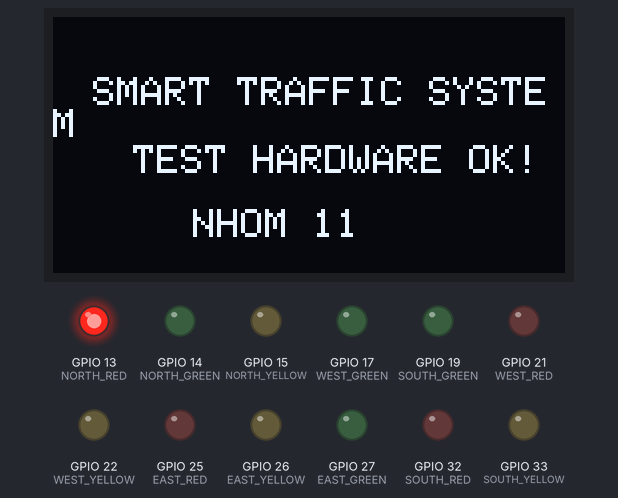
Simulated run of this sketch. Board: ESP32. On the bench: 128×64 one-colour display, output pins drawn as LEDs (lit = HIGH). What the sketch prints to the serial monitor is not drawn.

Above: at 0.1 s.
At 1.9 s:
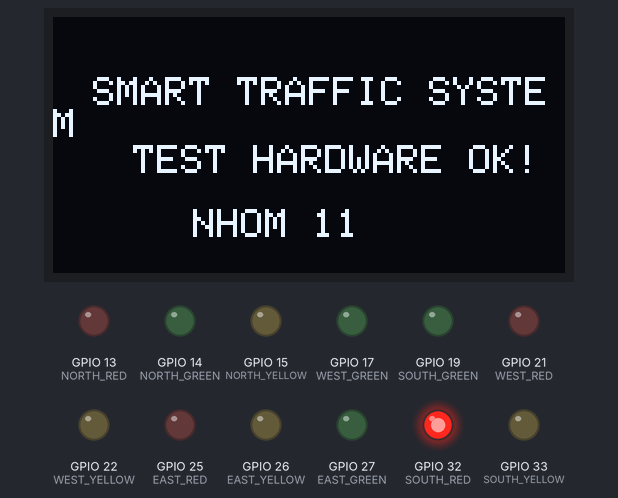
At 3.7 s:
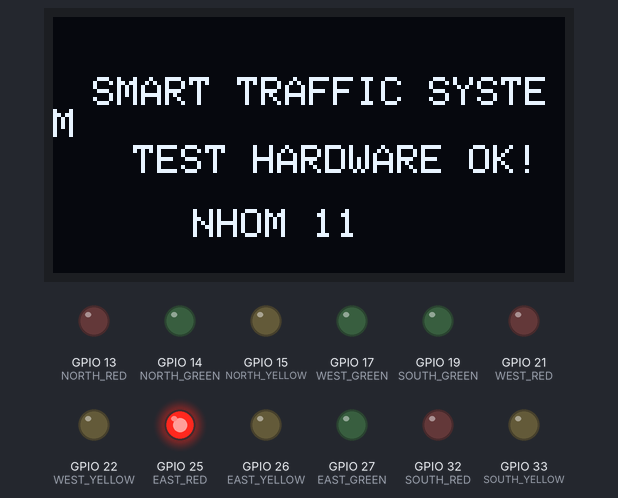
At 5.5 s:
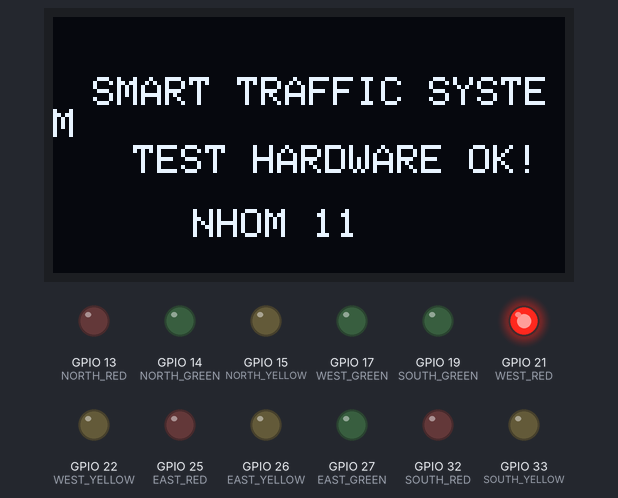
At 7.3 s:
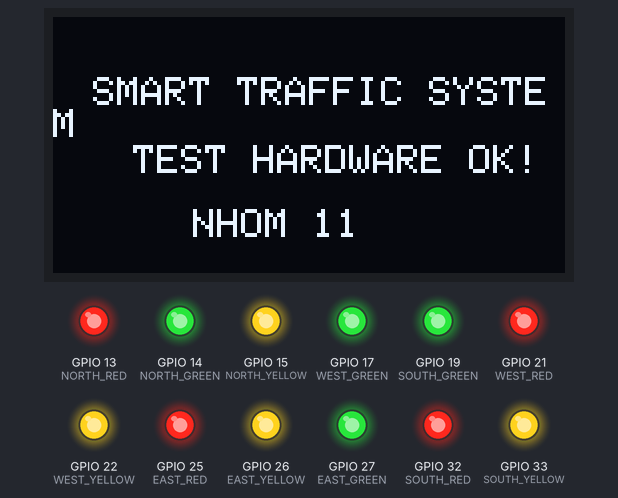
At 9.3 s:
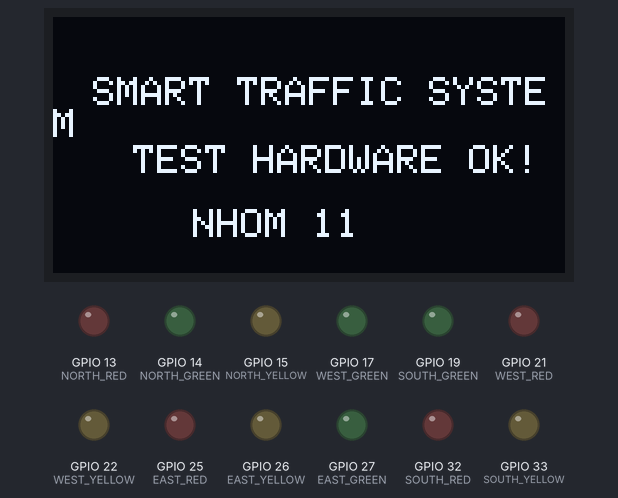
Timing chart, 0 to 40.0 s (numbered marks = the images above):
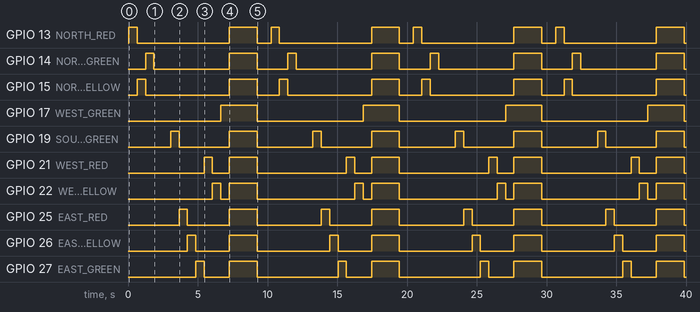

Measured:
- by itself, GPIO 13 (NORTH_RED): repeats every 10.2 s: LOW 6.6 s, HIGH 2.0 s, LOW 1.0 s, HIGH 0.60 s
- by itself, GPIO 14 (NORTH_GREEN): repeats every 10.2 s: LOW 5.4 s, HIGH 2.0 s, LOW 2.2 s, HIGH 0.60 s
- by itself, GPIO 15 (NORTH_YELLOW): repeats every 10.2 s: LOW 6.0 s, HIGH 2.0 s, LOW 1.6 s, HIGH 0.60 s
- by itself, GPIO 17 (WEST_GREEN): alternates HIGH for 2.6 s and LOW for 7.6 s
- by itself, GPIO 19 (SOUTH_GREEN): repeats every 10.2 s: LOW 3.6 s, HIGH 2.0 s, LOW 4.0 s, HIGH 0.60 s
- by itself, GPIO 21 (WEST_RED): repeats every 10.2 s: LOW 1.2 s, HIGH 2.0 s, LOW 6.4 s, HIGH 0.60 s
- by itself, GPIO 22 (WEST_YELLOW): repeats every 10.2 s: LOW 0.60 s, HIGH 2.0 s, LOW 7.0 s, HIGH 0.60 s
- by itself, GPIO 25 (EAST_RED): repeats every 10.2 s: LOW 3.0 s, HIGH 2.0 s, LOW 4.6 s, HIGH 0.60 s

The sketch:

test_all_hardware.ino
```cpp
/*
 * TEST TOÀN BỘ PHẦN CỨNG (4 CỤM ĐÈN + OLED SPI) - NHÓM 11
 * Mục đích: Kiểm tra từng bóng LED và màn hình OLED để đảm bảo cắm đúng 100%.
 */

#include <SPI.h>
#include <Wire.h>
#include <Adafruit_GFX.h>
#include <Adafruit_SSD1306.h>

// --- CẤU HÌNH OLED SPI ---
#define SCREEN_WIDTH 128
#define SCREEN_HEIGHT 64
#define OLED_MOSI   23  // D1
#define OLED_CLK    18  // D0
#define OLED_DC     16  // DC
#define OLED_CS      5  // CS
#define OLED_RESET   4  // RES

Adafruit_SSD1306 display(SCREEN_WIDTH, SCREEN_HEIGHT, OLED_MOSI, OLED_CLK, OLED_DC, OLED_RESET, OLED_CS);

// --- CHÂN 4 CỤM ĐÈN ---
#define NORTH_RED     13
#define NORTH_YELLOW  15
#define NORTH_GREEN   14

#define SOUTH_RED     32
#define SOUTH_YELLOW  33
#define SOUTH_GREEN   19

#define EAST_RED      25
#define EAST_YELLOW   26
#define EAST_GREEN    27

#define WEST_RED      21
#define WEST_YELLOW   22
#define WEST_GREEN    17

void tatHet() {
  digitalWrite(NORTH_RED, LOW); digitalWrite(NORTH_YELLOW, LOW); digitalWrite(NORTH_GREEN, LOW);
  digitalWrite(SOUTH_RED, LOW); digitalWrite(SOUTH_YELLOW, LOW); digitalWrite(SOUTH_GREEN, LOW);
  digitalWrite(EAST_RED, LOW);  digitalWrite(EAST_YELLOW, LOW);  digitalWrite(EAST_GREEN, LOW);
  digitalWrite(WEST_RED, LOW);  digitalWrite(WEST_YELLOW, LOW);  digitalWrite(WEST_GREEN, LOW);
}

void setup() {
  Serial.begin(115200);
  Serial.println("=== BAT DAU TEST PHAN CUNG ===");

  pinMode(NORTH_RED, OUTPUT); pinMode(NORTH_YELLOW, OUTPUT); pinMode(NORTH_GREEN, OUTPUT);
  pinMode(SOUTH_RED, OUTPUT); pinMode(SOUTH_YELLOW, OUTPUT); pinMode(SOUTH_GREEN, OUTPUT);
  pinMode(EAST_RED, OUTPUT);  pinMode(EAST_YELLOW, OUTPUT);  pinMode(EAST_GREEN, OUTPUT);
  pinMode(WEST_RED, OUTPUT);  pinMode(WEST_YELLOW, OUTPUT);  pinMode(WEST_GREEN, OUTPUT);

  tatHet();

  // Test OLED
  if (display.begin(SSD1306_SWITCHCAPVCC)) {
    display.clearDisplay();
    display.setTextColor(SSD1306_WHITE);
    display.setTextSize(1);
    display.setCursor(10, 15);
    display.println(F("SMART TRAFFIC SYSTEM"));
    display.setCursor(20, 32);
    display.println(F("TEST HARDWARE OK!"));
    display.setCursor(35, 48);
    display.println(F("NHOM 11"));
    display.display();
  }
}

void loop() {
  // 1. Test lần lượt từng hướng
  Serial.println("1. Test Cum BAC: Do -> Vang -> Xanh");
  tatHet(); digitalWrite(NORTH_RED, HIGH); delay(600);
  tatHet(); digitalWrite(NORTH_YELLOW, HIGH); delay(600);
  tatHet(); digitalWrite(NORTH_GREEN, HIGH); delay(600);

  Serial.println("2. Test Cum NAM: Do -> Vang -> Xanh");
  tatHet(); digitalWrite(SOUTH_RED, HIGH); delay(600);
  tatHet(); digitalWrite(SOUTH_YELLOW, HIGH); delay(600);
  tatHet(); digitalWrite(SOUTH_GREEN, HIGH); delay(600);

  Serial.println("3. Test Cum DONG: Do -> Vang -> Xanh");
  tatHet(); digitalWrite(EAST_RED, HIGH); delay(600);
  tatHet(); digitalWrite(EAST_YELLOW, HIGH); delay(600);
  tatHet(); digitalWrite(EAST_GREEN, HIGH); delay(600);

  Serial.println("4. Test Cum TAY: Do -> Vang -> Xanh");
  tatHet(); digitalWrite(WEST_RED, HIGH); delay(600);
  tatHet(); digitalWrite(WEST_YELLOW, HIGH); delay(600);
  tatHet(); digitalWrite(WEST_GREEN, HIGH); delay(600);

  // 2. Sáng toàn bộ đèn cùng lúc trong 2 giây
  Serial.println("5. BAT TAT CA CAC BONG DEN");
  digitalWrite(NORTH_RED, HIGH); digitalWrite(NORTH_YELLOW, HIGH); digitalWrite(NORTH_GREEN, HIGH);
  digitalWrite(SOUTH_RED, HIGH); digitalWrite(SOUTH_YELLOW, HIGH); digitalWrite(SOUTH_GREEN, HIGH);
  digitalWrite(EAST_RED, HIGH);  digitalWrite(EAST_YELLOW, HIGH);  digitalWrite(EAST_GREEN, HIGH);
  digitalWrite(WEST_RED, HIGH);  digitalWrite(WEST_YELLOW, HIGH);  digitalWrite(WEST_GREEN, HIGH);
  delay(2000);

  tatHet();
  delay(1000);
}
```
